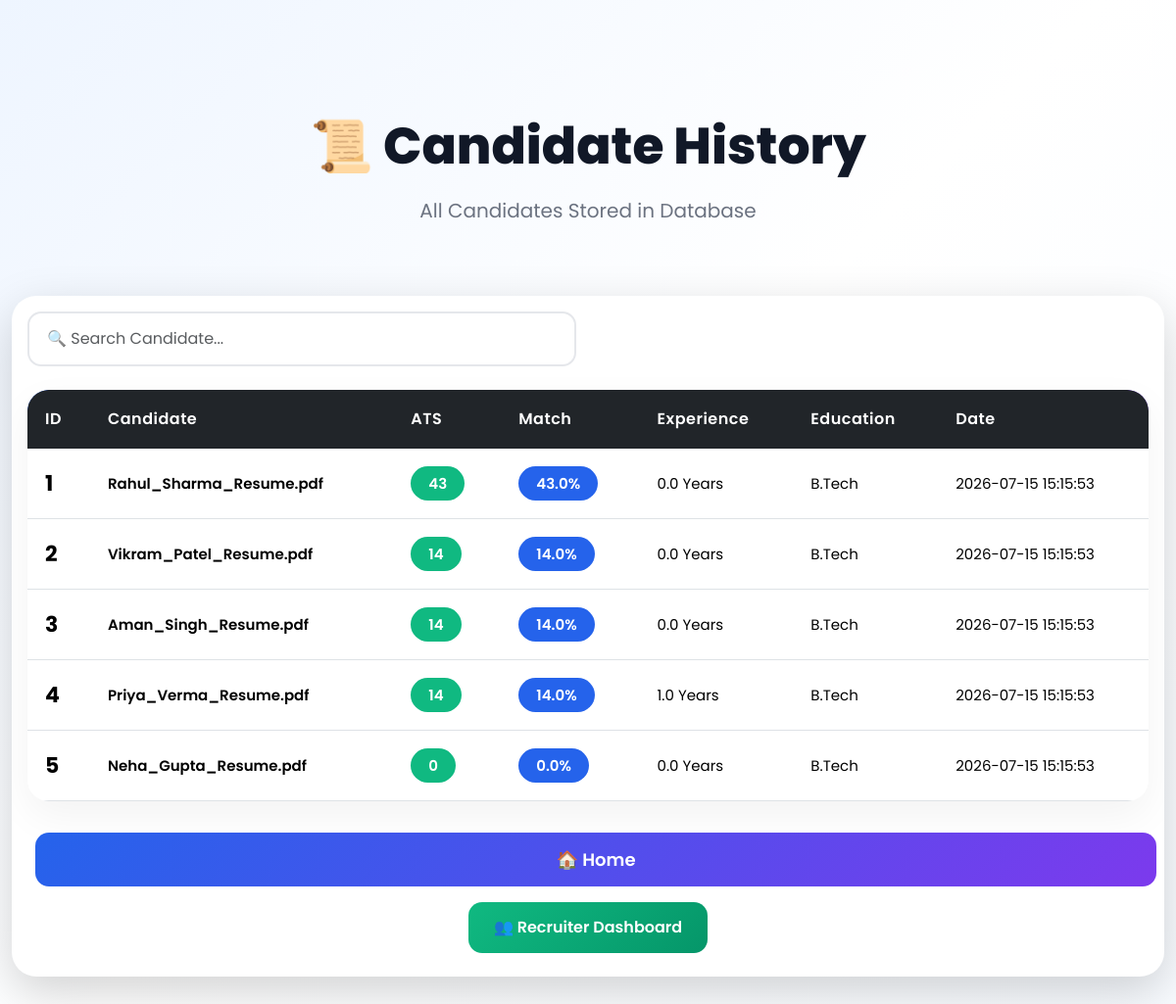
Before: /history with the older database file.
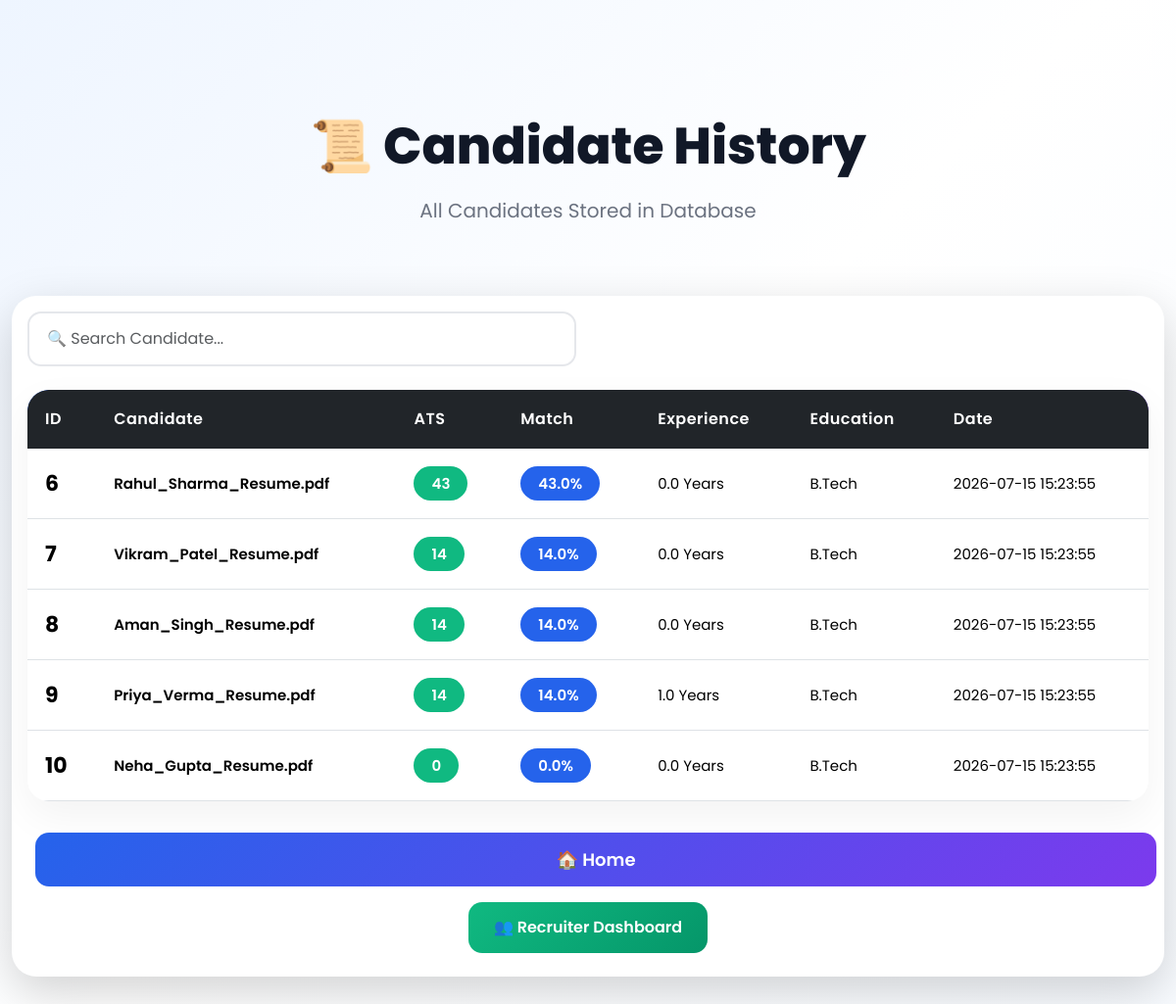
After: the same page with the newer database file.
### tables this page shows
CREATE TABLE candidates(

        id INTEGER PRIMARY KEY AUTOINCREMENT,

        name TEXT,

        resume_file TEXT,

        ats_score INTEGER,

        match_percentage REAL,

        experience REAL,

        education TEXT,

        projects INTEGER,

        certificates INTEGER,

        matched_skills TEXT,

        missing_skills TEXT,

        ai_feedback TEXT,

        created_at TIMESTAMP DEFAULT CURRENT_TIMESTAMP

    );

### app.py (the view)
@app.route("/history")
def history():
    candidates = get_candidates()
    return render_template(
        "history.html",
        candidates=candidates
    )

### database.py (called while the page is built)
def get_connection():
    conn = sqlite3.connect(DATABASE)
    conn.row_factory = sqlite3.Row
    return conn

def get_candidates():
    conn = get_connection()
    cursor = conn.cursor()
    cursor.execute("""

    SELECT *

    FROM candidates

    ORDER BY ats_score DESC

    """)
    rows = cursor.fetchall()
    conn.close()
    return rows

### templates/history.html (shortened to what this page needs)
<!DOCTYPE html>
<html lang="en">
<head>
<link href="https://cdn.jsdelivr.net/npm/bootstrap@5.3.3/dist/css/bootstrap.min.css" rel="stylesheet">
<link rel="stylesheet"
href="{{ url_for('static', filename='style.css') }}">
</head>
<body>
<div class="container py-5">
<div class="hero">
<h1>📜 Candidate History</h1>
<p>
All Candidates Stored in Database
</p>
</div>
<div class="card shadow-lg border-0">
<div class="card-body">
<div class="row mb-4">
<div class="col-md-6">
<input
id="search"
type="text"
class="form-control"
placeholder="🔍 Search Candidate..."
onkeyup="searchCandidate()">
</div>
</div>
<div class="table-responsive">
<table class="table table-hover align-middle">
<thead class="table-dark">
<tr>
<th>ID</th>
<th>Candidate</th>
<th>ATS</th>
<th>Match</th>
<th>Experience</th>
<th>Education</th>
<th>Date</th>
</tr>
</thead>
<tbody>
{% for candidate in candidates %}
<tr>
<td>
{{ candidate.id }}
</td>
<td>
{{ candidate.name }}
</td>
<td>
<span class="badge bg-success">
{{ candidate.ats_score }}
</span>
</td>
<td>
<span class="badge bg-primary">
{{ candidate.match_percentage }}%
</span>
</td>
<td>
{{ candidate.experience }}
Years
</td>
<td>
{{ candidate.education }}
</td>
<td>
{{ candidate.created_at }}
</td>
</tr>
{% endfor %}
</tbody>
</table>
</div>
<div class="text-center mt-4">
<a
href="/"
class="btn btn-primary">
🏠 Home
</a>
<a
href="/recruiter"
class="btn btn-success">
👥 Recruiter Dashboard
</a>
</div>
</div>
</div>
</div>
</body>
</html>

### static/style.css (style rules this page uses)
* { margin:0; padding:0; box-sizing:border-box; }
:root { --primary:#2563eb; --secondary:#7c3aed; --success:#10b981; --danger:#ef4444; --warning:#f59e0b; --dark:#111827; --text:#374151; --bg:#f5f7fb; --card:#ffffff; }
body { font-family:'Poppins',sans-serif; background:linear-gradient( 135deg, #eef5ff, #ffffff, #f8fbff ); min-height:100vh; color:var(--text); }
.container { max-width:1250px; }
.hero { text-align:center; padding:70px 0; }
.hero h1 { font-size:52px; font-weight:800; color:var(--dark); margin-bottom:18px; line-height:1.2; }
.hero p { font-size:20px; color:#6b7280; max-width:700px; margin:auto; line-height:1.7; }
.btn { border-radius:14px; padding:14px 26px; font-weight:600; transition:.35s; border:none; }
.btn-primary { background:linear-gradient( 135deg, var(--primary), var(--secondary) ); width:100%; font-size:18px; }
.btn-success { background:linear-gradient( 135deg, #10b981, #059669 ); }
.card { border:none; border-radius:24px; overflow:hidden; transition:.35s; }
.form-control { border-radius:16px; border:2px solid #e5e7eb; padding:16px 18px; font-size:16px; transition:.3s; box-shadow:none; }
::placeholder { color:#9ca3af; }
.shadow-lg { border-radius:25px; }
.table { border-radius:20px; overflow:hidden; }
.table thead { background: linear-gradient( 135deg, var(--primary), var(--secondary) ); color:white; }
.table th { border:none; padding:18px; font-weight:600; }
.table td { padding:18px; vertical-align:middle; }
.table tbody tr { transition:.3s; }
#search { border-radius:14px; padding:14px 18px; }
.badge { border-radius:999px; padding:10px 18px; font-size:14px; font-weight:600; }
.text-center .btn { margin:8px; }
a { transition:.3s; }
.badge.bg-success { background:#10b981 !important; }
.badge.bg-primary { background:#2563eb !important; }
.table-responsive { background:white; border-radius:22px; overflow:hidden; box-shadow:0 15px 40px rgba(0,0,0,.05); }
.table { margin-bottom:0; }
.table td { vertical-align:middle; font-size:15px; }
.table th { font-size:16px; letter-spacing:.5px; }
.table tbody tr td:first-child { font-size:22px; font-weight:700; }
.table tbody tr td:nth-child(2) { font-weight:600; }
.table tbody tr td:nth-child(3) .badge { font-size:15px; }
.table tbody tr td:nth-child(4) .badge { font-size:15px; }
.table-hover tbody tr { cursor:pointer; }
html { scroll-behavior:smooth; }
.hero h1 { animation:fadeDown .8s ease; }
.hero p { animation:fadeUp 1s ease; }
.card { animation:fadeUp .8s ease; }

Changed rows visible on the page:
removed candidates: id "1", name "Rahul_Sharma_Resume.pdf", ats_score "43", match_percentage "43.0", experience "0.0", education "B.Tech", created_at "2026-07-15 15:15:53"
removed candidates: id "2", name "Vikram_Patel_Resume.pdf", ats_score "14", match_percentage "14.0", experience "0.0", education "B.Tech", created_at "2026-07-15 15:15:53"
removed candidates: id "3", name "Aman_Singh_Resume.pdf", ats_score "14", match_percentage "14.0", experience "0.0", education "B.Tech", created_at "2026-07-15 15:15:53"
removed candidates: id "4", name "Priya_Verma_Resume.pdf", ats_score "14", match_percentage "14.0", experience "1.0", education "B.Tech", created_at "2026-07-15 15:15:53"
removed candidates: id "5", name "Neha_Gupta_Resume.pdf", ats_score "0", match_percentage "0.0", experience "0.0", education "B.Tech", created_at "2026-07-15 15:15:53"
added candidates: id "6", name "Rahul_Sharma_Resume.pdf", ats_score "43", match_percentage "43.0", experience "0.0", education "B.Tech", created_at "2026-07-15 15:23:55"
added candidates: id "7", name "Vikram_Patel_Resume.pdf", ats_score "14", match_percentage "14.0", experience "0.0", education "B.Tech", created_at "2026-07-15 15:23:55"
added candidates: id "8", name "Aman_Singh_Resume.pdf", ats_score "14", match_percentage "14.0", experience "0.0", education "B.Tech", created_at "2026-07-15 15:23:55"
added candidates: id "9", name "Priya_Verma_Resume.pdf", ats_score "14", match_percentage "14.0", experience "1.0", education "B.Tech", created_at "2026-07-15 15:23:55"
added candidates: id "10", name "Neha_Gupta_Resume.pdf", ats_score "0", match_percentage "0.0", experience "0.0", education "B.Tech", created_at "2026-07-15 15:23:55"
